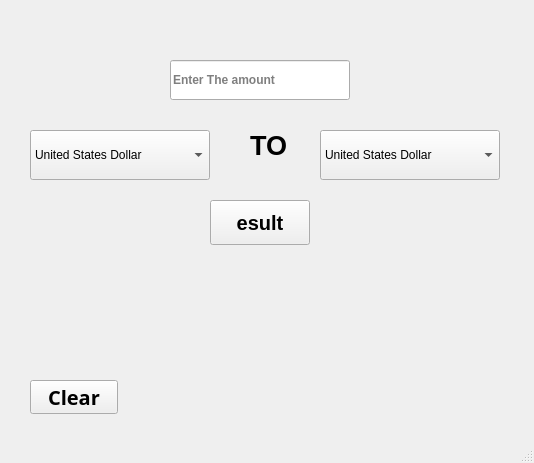
<?xml version="1.0" encoding="UTF-8"?>
<ui version="4.0">
 <class>MainWindow</class>
 <widget class="QMainWindow" name="MainWindow">
  <property name="geometry">
   <rect>
    <x>0</x>
    <y>0</y>
    <width>534</width>
    <height>463</height>
   </rect>
  </property>
  <property name="windowTitle">
   <string>MainWindow</string>
  </property>
  <widget class="QWidget" name="centralwidget">
   <widget class="QComboBox" name="comboBox_2">
    <property name="geometry">
     <rect>
      <x>320</x>
      <y>130</y>
      <width>180</width>
      <height>50</height>
     </rect>
    </property>
    <property name="cursor">
     <cursorShape>PointingHandCursor</cursorShape>
    </property>
    <property name="toolTip">
     <string>choose currency to convert from</string>
    </property>
    <item>
     <property name="text">
      <string>United States Dollar </string>
     </property>
     <property name="icon">
      <iconset>
       <normaloff>images/dollar.png</normaloff>images/dollar.png</iconset>
     </property>
    </item>
    <item>
     <property name="text">
      <string>Euro</string>
     </property>
     <property name="icon">
      <iconset>
       <normaloff>images/euro.png</normaloff>images/euro.png</iconset>
     </property>
    </item>
    <item>
     <property name="text">
      <string>Egyptian Pound</string>
     </property>
     <property name="icon">
      <iconset>
       <normaloff>images/egypationPound.png</normaloff>images/egypationPound.png</iconset>
     </property>
    </item>
    <item>
     <property name="text">
      <string>indian rupee</string>
     </property>
     <property name="icon">
      <iconset>
       <normaloff>images/irupee.png</normaloff>images/irupee.png</iconset>
     </property>
    </item>
    <item>
     <property name="text">
      <string>japanese yen</string>
     </property>
     <property name="icon">
      <iconset>
       <normaloff>images/japanese-yen.png</normaloff>images/japanese-yen.png</iconset>
     </property>
    </item>
   </widget>
   <widget class="QComboBox" name="comboBox_1">
    <property name="geometry">
     <rect>
      <x>30</x>
      <y>130</y>
      <width>180</width>
      <height>50</height>
     </rect>
    </property>
    <property name="cursor">
     <cursorShape>PointingHandCursor</cursorShape>
    </property>
    <property name="toolTip">
     <string>choose currency to convert from</string>
    </property>
    <item>
     <property name="text">
      <string>United States Dollar </string>
     </property>
     <property name="icon">
      <iconset>
       <normaloff>images/dollar.png</normaloff>images/dollar.png</iconset>
     </property>
    </item>
    <item>
     <property name="text">
      <string>Euro</string>
     </property>
     <property name="icon">
      <iconset>
       <normaloff>images/euro.png</normaloff>images/euro.png</iconset>
     </property>
    </item>
    <item>
     <property name="text">
      <string>Egyptian Pound</string>
     </property>
     <property name="icon">
      <iconset>
       <normaloff>images/egypationPound.png</normaloff>images/egypationPound.png</iconset>
     </property>
    </item>
    <item>
     <property name="text">
      <string>indian rupee</string>
     </property>
     <property name="icon">
      <iconset>
       <normaloff>images/irupee.png</normaloff>images/irupee.png</iconset>
     </property>
    </item>
    <item>
     <property name="text">
      <string>japanese yen</string>
     </property>
     <property name="icon">
      <iconset>
       <normaloff>images/japanese-yen.png</normaloff>images/japanese-yen.png</iconset>
     </property>
    </item>
   </widget>
   <widget class="QLabel" name="label">
    <property name="geometry">
     <rect>
      <x>250</x>
      <y>130</y>
      <width>121</width>
      <height>31</height>
     </rect>
    </property>
    <property name="font">
     <font>
      <family>Arial</family>
      <pointsize>20</pointsize>
      <weight>75</weight>
      <bold>true</bold>
     </font>
    </property>
    <property name="text">
     <string>TO</string>
    </property>
   </widget>
   <widget class="QPushButton" name="result_button">
    <property name="geometry">
     <rect>
      <x>210</x>
      <y>200</y>
      <width>100</width>
      <height>45</height>
     </rect>
    </property>
    <property name="font">
     <font>
      <family>Arial</family>
      <pointsize>15</pointsize>
      <weight>75</weight>
      <bold>true</bold>
     </font>
    </property>
    <property name="cursor">
     <cursorShape>PointingHandCursor</cursorShape>
    </property>
    <property name="toolTip">
     <string>Click to show the result</string>
    </property>
    <property name="text">
     <string>esult</string>
    </property>
    <property name="icon">
     <iconset>
      <normaloff>images/result.png</normaloff>images/result.png</iconset>
    </property>
    <property name="iconSize">
     <size>
      <width>20</width>
      <height>20</height>
     </size>
    </property>
   </widget>
   <widget class="QPushButton" name="clear_button">
    <property name="geometry">
     <rect>
      <x>30</x>
      <y>380</y>
      <width>88</width>
      <height>34</height>
     </rect>
    </property>
    <property name="font">
     <font>
      <family>Noto Sans</family>
      <pointsize>15</pointsize>
      <weight>75</weight>
      <bold>true</bold>
     </font>
    </property>
    <property name="text">
     <string>Clear</string>
    </property>
   </widget>
   <widget class="QLineEdit" name="lineEdit">
    <property name="geometry">
     <rect>
      <x>170</x>
      <y>60</y>
      <width>180</width>
      <height>40</height>
     </rect>
    </property>
    <property name="font">
     <font>
      <weight>75</weight>
      <bold>true</bold>
     </font>
    </property>
    <property name="placeholderText">
     <string>Enter The amount</string>
    </property>
   </widget>
  </widget>
  <widget class="QStatusBar" name="statusbar"/>
 </widget>
 <resources/>
 <connections/>
</ui>
